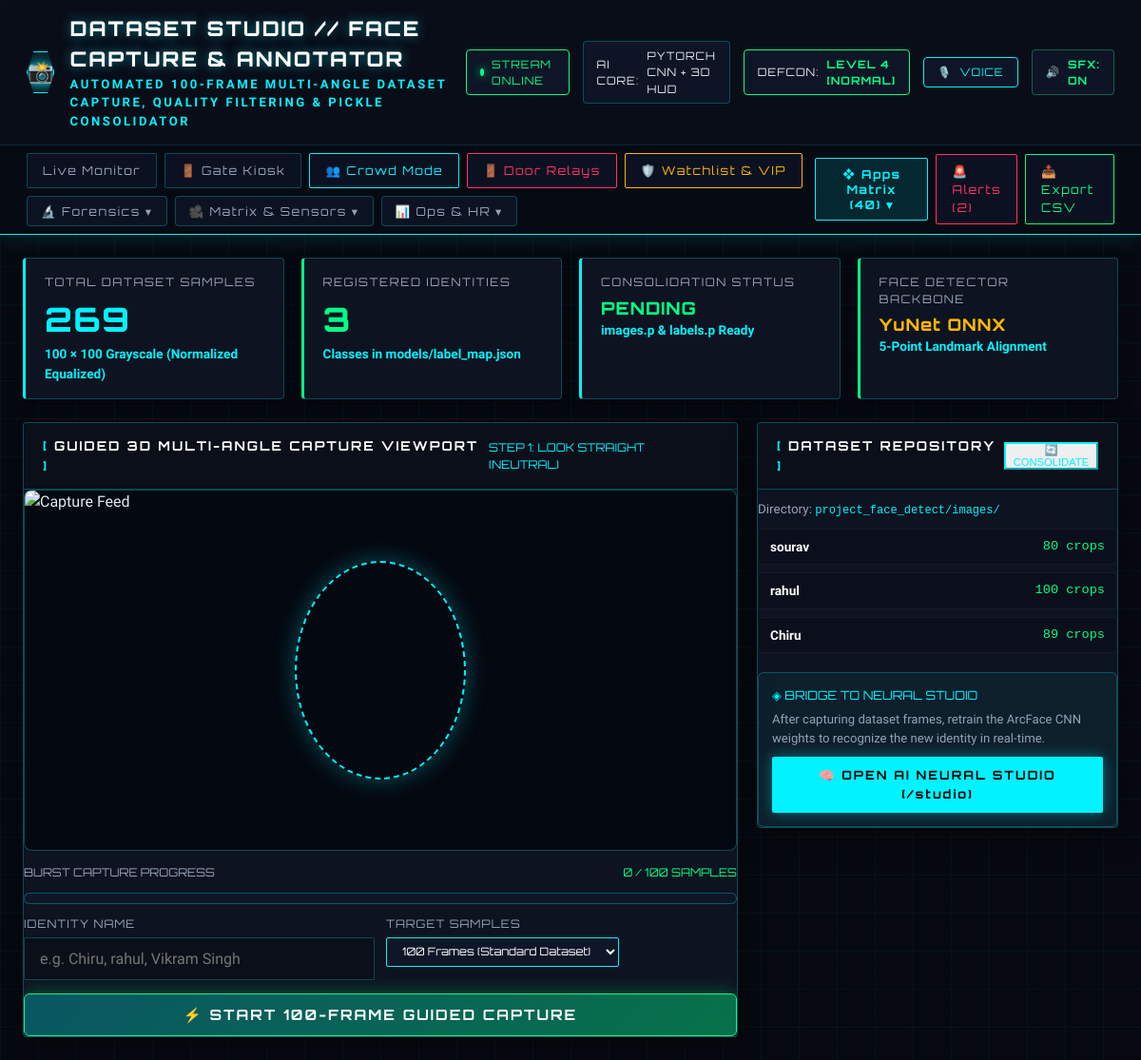
The app's page /collector with its own data.
### tables this page shows
CREATE TABLE users (
                    id INTEGER PRIMARY KEY AUTOINCREMENT,
                    name TEXT UNIQUE NOT NULL,
                    emp_id TEXT,
                    department TEXT,
                    registered_at TEXT
                , user_type TEXT DEFAULT 'Employee', role_title TEXT DEFAULT 'Member', email TEXT DEFAULT '', security_clearance TEXT DEFAULT 'STANDARD', access_notes TEXT DEFAULT '');

### app.py (the view)
@app.route('/collector')
def collector_view():
    stats = db.get_stats()
    inventory = db.get_dataset_inventory()
    users = db.get_users()
    return render_template('collector.html', stats=stats, inventory=inventory, users=users)

### attendance_engine/db.py (called while the page is built)
    def _get_connection(self):
        conn = sqlite3.connect(self.db_path, check_same_thread=False)
        conn.row_factory = sqlite3.Row
        return conn

    def get_users(self, user_type=None):
        with self._get_connection() as conn:
            cursor = conn.cursor()
            if user_type:
                cursor.execute("SELECT * FROM users WHERE user_type = ? ORDER BY name ASC", (user_type,))
            else:
                cursor.execute("SELECT * FROM users ORDER BY user_type DESC, name ASC")
            return [dict(row) for row in cursor.fetchall()]

### templates/collector.html (shortened to what this page needs)
<!DOCTYPE html>
<html lang="en">
<head>
  <link rel="stylesheet" href="/static/css/style.css">
</head>
<body>
  {% set active_page = 'collector' %}
  {% set nav_icon = '📸' %}
  {% set nav_title = 'DATASET STUDIO // FACE CAPTURE & ANNOTATOR' %}
  {% set nav_subtitle = 'AUTOMATED 100-FRAME MULTI-ANGLE DATASET CAPTURE, QUALITY FILTERING & PICKLE CONSOLIDATOR' %}
  {% include 'nav_header.html' %}
  <main class="main-container">
    <section class="metrics-grid">
      <div class="metric-card">
        <div class="metric-label">TOTAL DATASET SAMPLES</div>
        <div class="metric-val" id="telemetry-total-imgs" style="color:#00f3ff;">{{ inventory.total_images }}</div>
        <div class="metric-sub">{{ inventory.resolution }}</div>
      </div>
      <div class="metric-card highlight">
        <div class="metric-label">REGISTERED IDENTITIES</div>
        <div class="metric-val" id="telemetry-identities" style="color:#00ff88;">{{ inventory.identities_count }}</div>
        <div class="metric-sub">Classes in models/label_map.json</div>
      </div>
      <div class="metric-card">
        <div class="metric-label">CONSOLIDATION STATUS</div>
        <div class="metric-val" id="telemetry-pickle-status" style="font-size:1.15rem; color:#00ff88;">
          {{ 'SYNCHRONIZED' if inventory.has_consolidated_pickles else 'PENDING' }}
        </div>
        <div class="metric-sub">images.p & labels.p Ready</div>
      </div>
      <div class="metric-card highlight">
        <div class="metric-label">FACE DETECTOR BACKBONE</div>
        <div class="metric-val" style="font-size:1.1rem; color:#ffb700;">YuNet ONNX</div>
        <div class="metric-sub">5-Point Landmark Alignment</div>
      </div>
    </section>
    <div class="collector-layout">
      <div class="cyber-panel">
        <div class="panel-header">
          <div class="panel-title">
            <span class="bracket">[</span> GUIDED 3D MULTI-ANGLE CAPTURE VIEWPORT <span class="bracket">]</span>
          </div>
          <span id="guide-step-tag" style="font-family:var(--font-tech); font-size:0.75rem; color:#00f3ff;">STEP 1: LOOK STRAIGHT (NEUTRAL)</span>
        </div>
        <div class="view-collector">
          <div class="guide-ring"></div>
          <img src="/video_feed" style="width:100%; height:100%; object-fit:cover;" alt="Capture Feed">
        </div>
        <div style="display:flex; justify-content:space-between; margin-top:14px; font-family:var(--font-tech); font-size:0.75rem; color:#94a3b8;">
          <span>BURST CAPTURE PROGRESS</span>
          <span id="progress-text" style="color:#00ff88;">0 / 100 SAMPLES</span>
        </div>
        <div class="progress-bar-container">
        </div>
        <div style="display:grid; grid-template-columns:1fr 1fr; gap:12px; margin-top:10px;">
          <div>
            <label style="font-family:var(--font-tech); font-size:0.74rem; color:var(--text-muted); letter-spacing:1px; margin-bottom:5px; display:block;">IDENTITY NAME</label>
            <input type="text" id="target-name" class="cyber-input" placeholder="e.g. Chiru, rahul, Vikram Singh">
          </div>
          <div>
            <label style="font-family:var(--font-tech); font-size:0.74rem; color:var(--text-muted); letter-spacing:1px; margin-bottom:5px; display:block;">TARGET SAMPLES</label>
            <select id="target-count" class="cyber-select">
              <option value="100" selected>100 Frames (Standard Dataset)</option>
            </select>
          </div>
        </div>
        <button class="capture-btn" id="start-collect-btn" onclick="startCaptureBurst()">
          <span>⚡ START 100-FRAME GUIDED CAPTURE</span>
        </button>
      </div>
      <div>
        <div class="cyber-panel">
          <div class="panel-header" style="margin-bottom:12px;">
            <div class="panel-title">
              <span class="bracket">[</span> DATASET REPOSITORY <span class="bracket">]</span>
            </div>
            <button onclick="rebuildPickles()" class="btn-action-sm" style="font-size:0.7rem; border-color:#00f3ff; color:#00f3ff;">
              🔄 CONSOLIDATE
            </button>
          </div>
          <div style="font-family:var(--font-main); font-size:0.84rem; color:#94a3b8; line-height:1.4;">
            Directory: <span style="font-family:monospace; color:#00f3ff; font-size:0.75rem;">project_face_detect/images/</span>
          </div>
          <div class="inventory-list" id="inventory-list-box">
            {% for name, count in inventory.identities.items() %}
            <div class="inventory-item">
              <div style="font-weight:700; color:#fff;">{{ name }}</div>
              <div style="font-family:monospace; color:#00ff88;">{{ count }} crops</div>
            </div>
            {% endfor %}
          </div>
          <div style="margin-top:20px; background:rgba(0, 243, 255, 0.05); border:1px solid rgba(0, 243, 255, 0.25); border-radius:6px; padding:14px;">
            <div style="font-family:'Orbitron',monospace; font-size:0.8rem; color:#00f3ff; margin-bottom:6px;">
              ◈ BRIDGE TO NEURAL STUDIO
            </div>
            <p style="font-family:var(--font-main); font-size:0.82rem; color:#94a3b8; margin:0 0 10px;">
              After capturing dataset frames, retrain the ArcFace CNN weights to recognize the new identity in real-time.
            </p>
            <a href="/studio" class="cyber-button primary" style="display:block; text-align:center; text-decoration:none; padding:10px; font-weight:700;">
              🧠 OPEN AI NEURAL STUDIO (/studio)
            </a>
          </div>
        </div>
      </div>
    </div>
  </main>
</body>
</html>

### static/css/style.css (style rules this page uses)
:root { --bg-primary: #070a12; --bg-secondary: #0d121f; --bg-card: rgba(16, 23, 38, 0.75); --border-cyan: #00f3ff; --border-dim: rgba(0, 243, 255, 0.25); --neon-cyan: #00f3ff; --neon-green: #00ff88; --neon-amber: #ffb800; --neon-purple: #9d4edd; --neon-red: #ff3366; --text-main: #e2e8f0; --text-muted: #94a3b8; --font-tech: 'Orbitron', -apple-system, sans-serif; --font-body: 'Rajdhani', -apple-system, sans-serif; }
* { margin: 0; padding: 0; box-sizing: border-box; }
body { background-color: var(--bg-primary); color: var(--text-main); font-family: var(--font-body); font-size: 16px; line-height: 1.5; min-height: 100vh; position: relative; overflow-x: hidden; }
.main-container { position: relative; z-index: 10; max-width: 1440px; margin: 0 auto; padding: 24px; }
.metrics-grid { display: grid; grid-template-columns: repeat(auto-fit, minmax(220px, 1fr)); gap: 18px; margin-bottom: 24px; }
.metric-card { background: var(--bg-card); border: 1px solid var(--border-dim); padding: 16px 20px; border-radius: 4px; box-shadow: 0 4px 15px rgba(0, 0, 0, 0.3); backdrop-filter: blur(8px); position: relative; overflow: hidden; border-left: 3px solid var(--neon-cyan); }
.metric-card.highlight { border-left: 3px solid var(--neon-green); }
.metric-label { font-family: var(--font-tech); font-size: 0.75rem; letter-spacing: 1.5px; color: var(--text-muted); margin-bottom: 4px; }
.metric-val { font-family: var(--font-tech); font-size: 2.2rem; font-weight: 800; color: #fff; letter-spacing: 1px; }
.metric-sub { font-size: 0.85rem; color: var(--neon-cyan); font-weight: 600; }
.cyber-panel { background: var(--bg-card); border: 1px solid var(--border-dim); border-radius: 4px; box-shadow: 0 8px 30px rgba(0, 0, 0, 0.4); backdrop-filter: blur(12px); overflow: hidden; position: relative; }
.panel-header { display: flex; justify-content: space-between; align-items: center; padding: 14px 20px; background: rgba(10, 15, 26, 0.9); border-bottom: 1px solid var(--border-dim); }
.panel-title { font-family: var(--font-tech); font-size: 0.85rem; letter-spacing: 2px; font-weight: 700; color: #fff; }
.bracket { color: var(--neon-cyan); }
.cyber-input { width: 100%; padding: 12px 16px; background: rgba(10, 15, 26, 0.8); border: 1px solid var(--border-dim); border-radius: 2px; color: #fff; font-family: var(--font-body); font-size: 1rem; outline: none; transition: border-color 0.25s ease; }
.cyber-button { font-family: var(--font-tech); font-size: 0.8rem; letter-spacing: 2px; padding: 12px 24px; border: none; border-radius: 2px; cursor: pointer; transition: all 0.25s ease; }
.cyber-button.primary { background: var(--neon-cyan); color: #000; font-weight: 800; box-shadow: 0 0 15px rgba(0, 243, 255, 0.4); }
.cyber-select { padding: 6px 12px; background: rgba(15, 23, 42, 0.9); color: #fff; border: 1px solid var(--border-cyan); border-radius: 2px; font-family: var(--font-tech); font-size: 0.72rem; outline: none; cursor: pointer; }

### templates/collector.html (style rules this page uses)
.collector-layout { display: grid; grid-template-columns: 1fr 380px; gap: 20px; margin-top: 20px; }
.view-collector { width: 100%; height: 380px; background: #040810; border: 1px solid rgba(0, 243, 255, 0.3); border-radius: 8px; position: relative; overflow: hidden; display: flex; justify-content: center; align-items: center; }
.guide-ring { width: 180px; height: 230px; border: 2px dashed #00f3ff; border-radius: 50%; position: absolute; box-shadow: 0 0 25px rgba(0, 243, 255, 0.3); animation: pulseGuide 2s infinite ease-in-out; }
.progress-bar-container { width: 100%; height: 12px; background: rgba(15, 23, 42, 0.8); border: 1px solid rgba(0, 243, 255, 0.3); border-radius: 6px; overflow: hidden; margin: 12px 0; }
.capture-btn { width: 100%; background: linear-gradient(135deg, rgba(0, 243, 255, 0.3), rgba(0, 255, 136, 0.4)); border: 1px solid #00ff88; color: #fff; font-family: var(--font-tech); font-size: 0.95rem; font-weight: 700; letter-spacing: 2px; padding: 12px; border-radius: 6px; cursor: pointer; display: flex; justify-content: center; align-items: center; gap: 10px; transition: all 0.25s ease; box-shadow: 0 0 20px rgba(0, 255, 136, 0.3); margin-top: 14px; }
.inventory-list { display: flex; flex-direction: column; gap: 8px; max-height: 220px; overflow-y: auto; margin-top: 10px; }
.inventory-item { display: flex; justify-content: space-between; align-items: center; padding: 8px 12px; background: rgba(10, 15, 26, 0.7); border: 1px solid rgba(255, 255, 255, 0.05); border-radius: 4px; font-family: var(--font-main); font-size: 0.85rem; }

### records on screen
users: name "sourav", count "80"
users: name "rahul", count "100"
users: name "Chiru", count "89"

### other values on screen
{{ nav_icon|default('◈') }} "📸"
{{ nav_title|default('NEXUS // BIOMETRIC 3D ATTENDANCE') }} "DATASET STUDIO // FACE CAPTURE & ANNOTATOR"
{{ inventory.total_images }} "269"
{{ inventory.resolution }} "100 × 100 Grayscale (Normalized Equalized)"
{{ inventory.identities_count }} "3"
{{ 'SYNCHRONIZED' if inventory.has_consolidated_pickles else 'PENDING' }} "PENDING"
